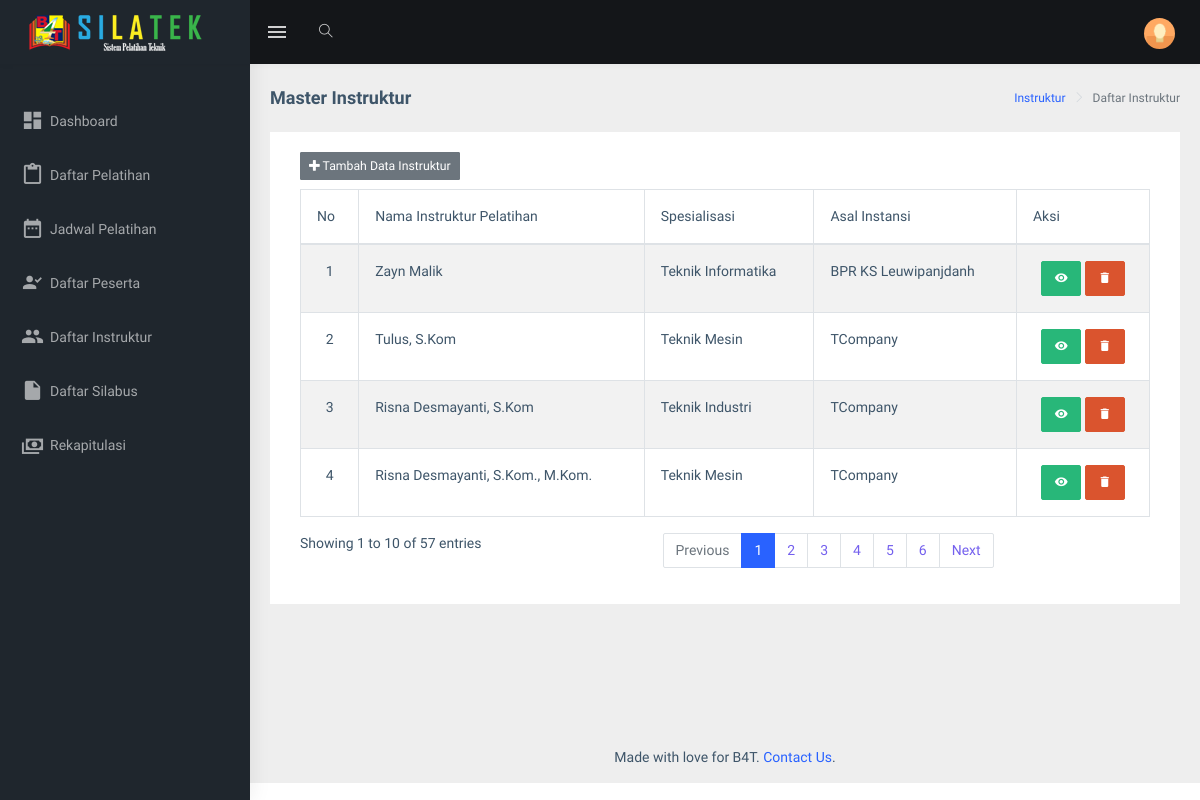
Page /index.php/instruktur on the earlier database version.
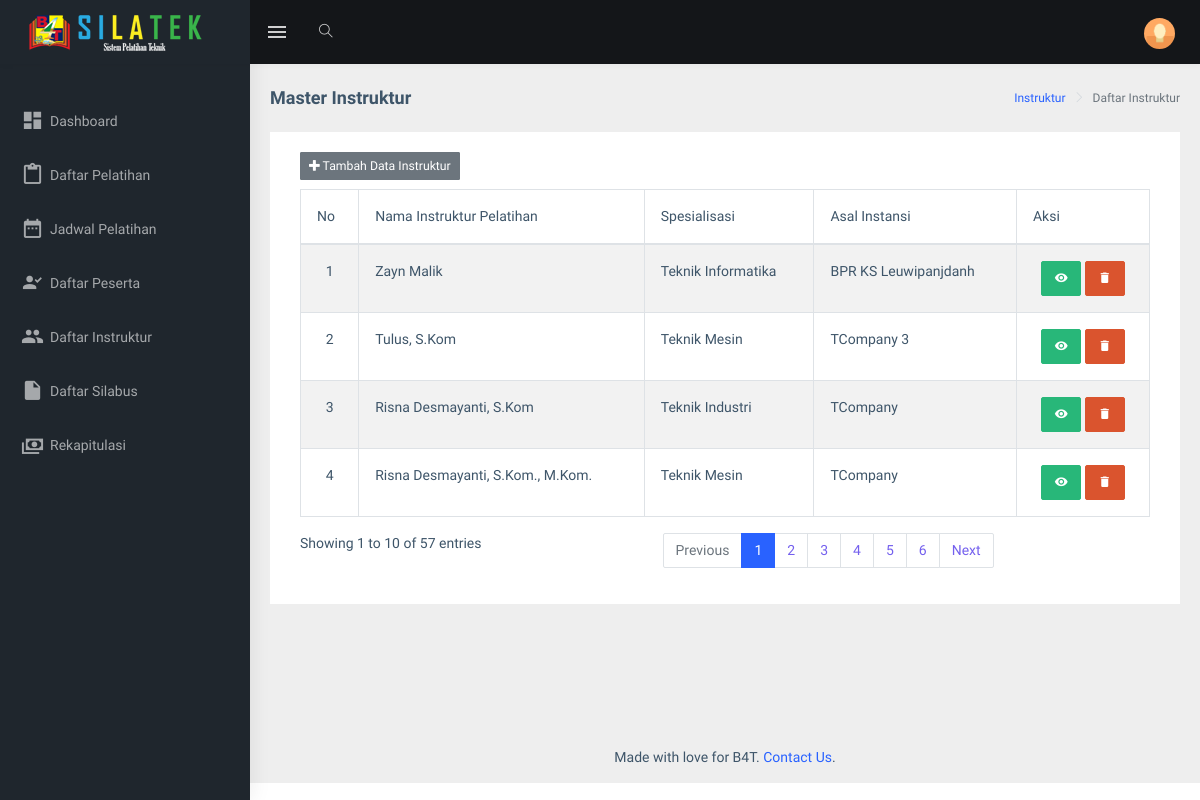
Same page on the later database version.
### tables this page shows
CREATE TABLE `tb_instruktur` (
  `id` varchar(10) NOT NULL,
  `nama` varchar(255) NOT NULL,
  `tempat_lahir` varchar(255) NOT NULL,
  `tgl_lahir` date NOT NULL,
  `image` varchar(255) NOT NULL,
  `asal_instansi` varchar(255) NOT NULL,
  `spesialisasi` varchar(100) NOT NULL,
  `alamat` text NOT NULL,
  `no_kontak` varchar(13) NOT NULL,
  `deskripsi` text NOT NULL
);

### application/controllers/Instruktur.php (called while the page is built, shortened)
<?php
class Instruktur extends CI_Controller {
	public function index()
	{
		$data['ins'] = $this->M_instruktur->getInstrukturData()->result();
		$this->load->view('templates/header');
		$this->load->view('instruktur/instruktur', $data);
		$this->load->view('templates/footer');
	}
}

### index.php (called while the page is built, shortened)
<?php
require_once BASEPATH.'core/CodeIgniter.php';

### application/models/M_instruktur.php (called while the page is built, shortened)
<?php
class M_instruktur extends CI_Model {
	public function getInstrukturData()
	{
		$this->db->select('*');
        $this->db->from('tb_instruktur');
        $query = $this->db->get();
        return $query;
	}
}

### application/views/instruktur/instruktur.php (the view, shortened to what the changed rows need)
<div id="content">
<div class="page-wrapper">
            <div class="container-fluid">
                <div class="row">
                    <div class="col-12">
                        <div class="card">
                            <div class="card-body">
                                <div class="table-responsive">
                                    <div id="zero_config_wrapper" class="dataTables_wrapper container-fluid dt-bootstrap4">
                                        <div class="row">
                                          <div class="col-sm-12">
                                            <table id="zero_config" class="table table-striped table-bordered dataTable" role="grid" aria-describedby="zero_config_info" style="margin-top: 1%">
                                        <thead>
                                            <tr role="row">
                                              <th>No</th>
                                              <th>Nama Instruktur Pelatihan</th>
                                              <th>Spesialisasi</th>
                                              <th>Asal Instansi</th>
                                              <th>Aksi</th>
                                            </tr>
                                        </thead>
                                        <tbody>
                                        <?php  $i=1;
                                        foreach ($ins as $key ) { ?>
                                        <tr>
                                          <td style="text-align: center;"><?php echo $i; ?></td>
                                          <td><?php echo $key->nama; ?></td>
                                          <td><?php echo $key->spesialisasi; ?></td>
                                          <td><?php echo $key->asal_instansi; ?></td>
                                          <td style="text-align: center;">
                                            <a href="<?php echo base_url(). 'index.php/Instruktur/updateIns/'. $key->id?>" class="btn btn-success btn-mini" title="Lihat Detail"><i class="mdi mdi-eye"></i></a>
                                            <a href="<?php echo base_url(). 'index.php/Instruktur/delete/'. $key->id; ?>" onclick="return confirm('Are you sure to delete this data?')" class="btn btn-danger btn-mini" title="Hapus Data"><i class="mdi mdi-delete"></i></a>
                                          </td>
                                        </tr>
                                       <?php $i++;} ?>
                                      </tbody>
                                    </table>
                                  </div>
                                </div>
                              </div>
                            </div>
                            </div>
                        </div>
                    </div>
                </div>
</div>

Differences in the rows shown:
changed tb_instruktur "Tulus, S.Kom": asal_instansi "TCompany" → "TCompany 3"
